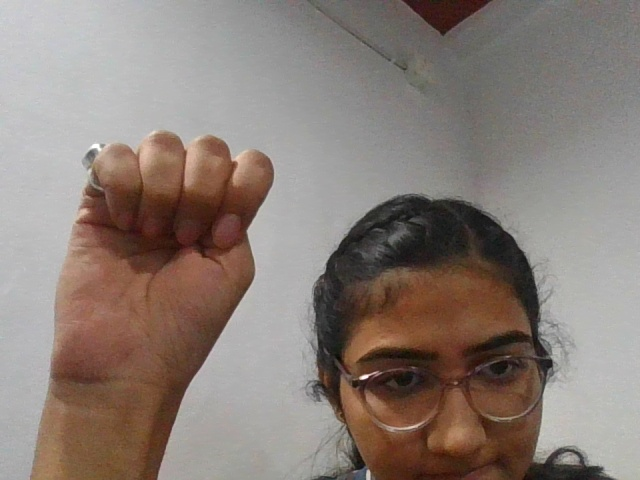
#> input picture data/A/A_0.jpg, 640 x 480 px; its folder holds only this picture in this run
$ python Preprocess_data.py
#> lines starting #> are read from the running program, lines starting #| are printed output that depends on the picture
# preprocess_data.py
import cv2
import os
import numpy as np

def preprocess_image(img_path, target_size):
    """
    Preprocesses a single image.

    Args:
        img_path (str): Path to the image file.
        target_size (tuple): Target size for resizing the image.

    Returns:
        preprocessed_img (numpy array): Preprocessed image.
    """
#> called with img_path = 'data/A/A_0.jpg', target_size = (64, 64)
    img = cv2.imread(img_path, cv2.IMREAD_GRAYSCALE)
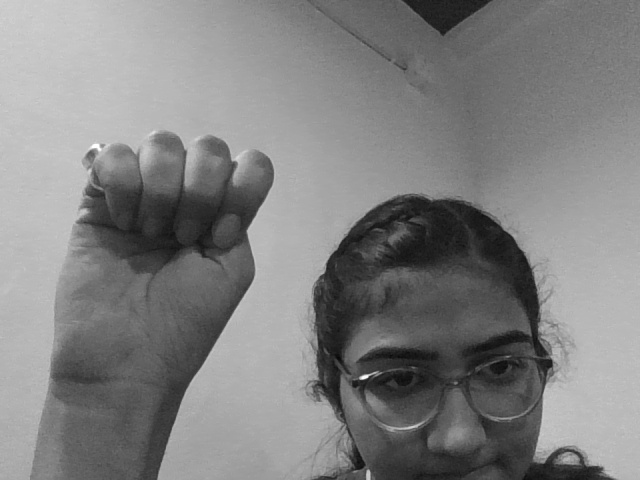
#> img: shape (480, 640); min 6, max 255, mean 129
    img_resized = cv2.resize(img, target_size)
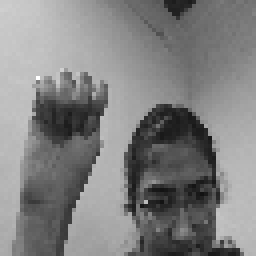
#> img_resized: shape (64, 64) (shown 4 times larger); min 18, max 255, mean 129
    img_normalized = img_resized / 255.0
    return img_normalized

def preprocess_data(data_dir, preprocessed_dir, target_size):
    """
    Preprocesses image data in the given directory.

    Args:
        data_dir (str): Directory containing gesture image data.
        preprocessed_dir (str): Directory to save preprocessed data.
        target_size (tuple): Target size for resizing images.
    """
    for gesture_folder in os.listdir(data_dir):
        gesture_path = os.path.join(data_dir, gesture_folder)
        preprocessed_gesture_dir = os.path.join(preprocessed_dir, gesture_folder)
        os.makedirs(preprocessed_gesture_dir, exist_ok=True)

        for img_file in os.listdir(gesture_path):
            img_path = os.path.join(gesture_path, img_file)
            preprocessed_img = preprocess_image(img_path, target_size)
            preprocessed_img_name = os.path.join(preprocessed_gesture_dir, img_file.replace('.jpg', '.npy'))
            np.save(preprocessed_img_name, preprocessed_img)
            print(f"Preprocessed and saved {preprocessed_img_name}")
#> pass 2 of the loop in preprocess_data, `for gesture_folder in os.listdir(data_dir):`:
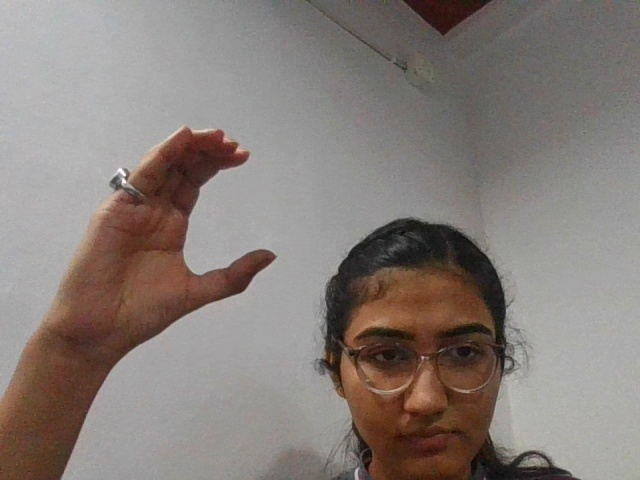
#> input picture data/C/C_0.jpg, 640 x 480 px
#> in preprocess_image (call 2), `img = cv2.imread(img_path, cv2.IMREAD_GRAYSCALE)`:
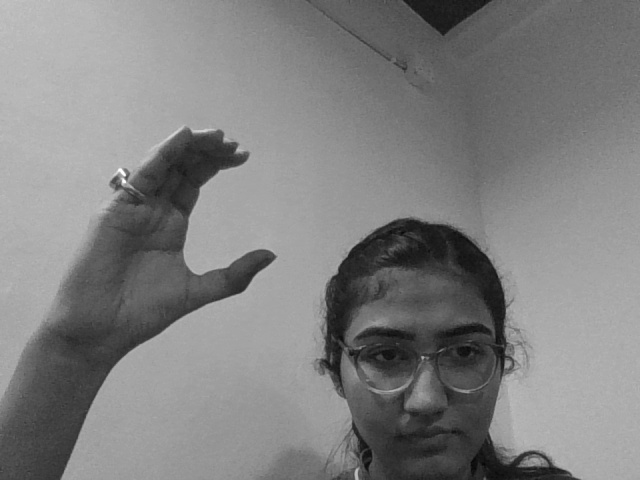
#> img: shape (480, 640); min 5, max 255, mean 128.2
#> in preprocess_image (call 2), `img_resized = cv2.resize(img, target_size)`:
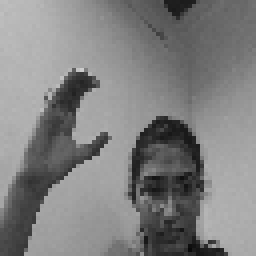
#> img_resized: shape (64, 64) (shown 4 times larger); min 9, max 205, mean 128.2

if __name__ == "__main__":
    data_dir = 'data'
    preprocessed_dir = 'preprocessed_data'
    target_size = (64, 64)
    os.makedirs(preprocessed_dir, exist_ok=True)
    preprocess_data(data_dir, preprocessed_dir, target_size)
